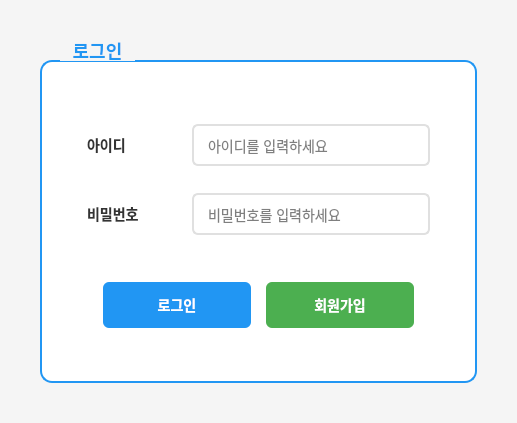
<?xml version="1.0" encoding="UTF-8"?>
<ui version="4.0">
 <class>LoginDialog</class>
 <widget class="QDialog" name="LoginDialog">
  <property name="geometry">
   <rect>
    <x>0</x>
    <y>0</y>
    <width>517</width>
    <height>423</height>
   </rect>
  </property>
  <property name="windowTitle">
   <string>DailyFlow - 로그인</string>
  </property>
  <property name="styleSheet">
   <string>QDialog {
    background-color: #f5f5f5;
}

QGroupBox {
    background-color: white;
    border: 2px solid #2196F3;
    border-radius: 12px;
    margin-top: 20px;
    padding: 25px;
    font-size: 18px;
    font-weight: bold;
    color: #2196F3;
}

QGroupBox::title {
    subcontrol-origin: margin;
    left: 20px;
    padding: 0 10px;
}

QLabel {
    font-size: 14px;
    font-weight: bold;
    color: #333;
    min-width: 90px;
}

QLineEdit {
    padding: 10px 12px;
    border: 2px solid #e0e0e0;
    border-radius: 6px;
    background-color: white;
    font-size: 14px;
}

QLineEdit:focus {
    border: 2px solid #2196F3;
}

QPushButton {
    background-color: #2196F3;
    color: white;
    border: none;
    padding: 12px 24px;
    border-radius: 6px;
    font-weight: bold;
    font-size: 14px;
    min-width: 100px;
}

QPushButton:hover {
    background-color: #1976D2;
}

QPushButton:pressed {
    background-color: #1565C0;
}

QPushButton#joinButton {
    background-color: #4CAF50;
}

QPushButton#joinButton:hover {
    background-color: #45a049;
}

QPushButton#joinButton:pressed {
    background-color: #3d8b40;
}</string>
  </property>
  <layout class="QVBoxLayout" name="mainLayout">
   <property name="spacing">
    <number>0</number>
   </property>
   <property name="leftMargin">
    <number>40</number>
   </property>
   <property name="topMargin">
    <number>40</number>
   </property>
   <property name="rightMargin">
    <number>40</number>
   </property>
   <property name="bottomMargin">
    <number>40</number>
   </property>
   <item>
    <widget class="QGroupBox" name="loginGroupBox">
     <property name="title">
      <string>로그인</string>
     </property>
     <layout class="QVBoxLayout" name="groupBoxLayout">
      <property name="spacing">
       <number>20</number>
      </property>
      <property name="leftMargin">
       <number>20</number>
      </property>
      <property name="topMargin">
       <number>30</number>
      </property>
      <property name="rightMargin">
       <number>20</number>
      </property>
      <property name="bottomMargin">
       <number>20</number>
      </property>
      <item>
       <layout class="QHBoxLayout" name="usernameLayout">
        <property name="spacing">
         <number>15</number>
        </property>
        <item>
         <widget class="QLabel" name="usernameLabel">
          <property name="text">
           <string>아이디</string>
          </property>
         </widget>
        </item>
        <item>
         <widget class="QLineEdit" name="usernameLineEdit">
          <property name="placeholderText">
           <string>아이디를 입력하세요</string>
          </property>
         </widget>
        </item>
       </layout>
      </item>
      <item>
       <layout class="QHBoxLayout" name="passwordLayout">
        <property name="spacing">
         <number>15</number>
        </property>
        <item>
         <widget class="QLabel" name="passwordLabel">
          <property name="text">
           <string>비밀번호</string>
          </property>
         </widget>
        </item>
        <item>
         <widget class="QLineEdit" name="passwordLineEdit">
          <property name="echoMode">
           <enum>QLineEdit::EchoMode::Password</enum>
          </property>
          <property name="placeholderText">
           <string>비밀번호를 입력하세요</string>
          </property>
         </widget>
        </item>
       </layout>
      </item>
      <item>
       <spacer name="verticalSpacer">
        <property name="orientation">
         <enum>Qt::Orientation::Vertical</enum>
        </property>
        <property name="sizeType">
         <enum>QSizePolicy::Policy::Fixed</enum>
        </property>
        <property name="sizeHint" stdset="0">
         <size>
          <width>20</width>
          <height>20</height>
         </size>
        </property>
       </spacer>
      </item>
      <item>
       <layout class="QHBoxLayout" name="buttonLayout">
        <property name="spacing">
         <number>15</number>
        </property>
        <item>
         <spacer name="horizontalSpacer">
          <property name="orientation">
           <enum>Qt::Orientation::Horizontal</enum>
          </property>
          <property name="sizeHint" stdset="0">
           <size>
            <width>40</width>
            <height>20</height>
           </size>
          </property>
         </spacer>
        </item>
        <item>
         <widget class="QPushButton" name="loginButton">
          <property name="minimumSize">
           <size>
            <width>148</width>
            <height>45</height>
           </size>
          </property>
          <property name="text">
           <string>로그인</string>
          </property>
         </widget>
        </item>
        <item>
         <widget class="QPushButton" name="joinButton">
          <property name="minimumSize">
           <size>
            <width>148</width>
            <height>45</height>
           </size>
          </property>
          <property name="text">
           <string>회원가입</string>
          </property>
         </widget>
        </item>
        <item>
         <spacer name="horizontalSpacer_2">
          <property name="orientation">
           <enum>Qt::Orientation::Horizontal</enum>
          </property>
          <property name="sizeHint" stdset="0">
           <size>
            <width>40</width>
            <height>20</height>
           </size>
          </property>
         </spacer>
        </item>
       </layout>
      </item>
     </layout>
    </widget>
   </item>
  </layout>
 </widget>
 <resources/>
 <connections/>
</ui>
